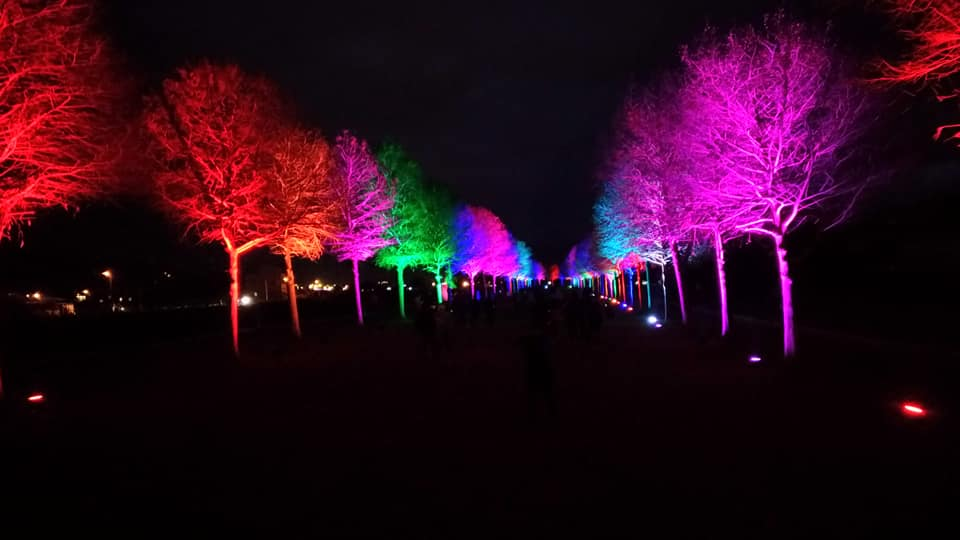
#> input picture 1_1.opencv/img/tree.jpg, 960 x 540 px
$ jupyter execute demo.ipynb   (shell and % lines are left out)
#> lines starting #> are read from the running program, lines starting #| are printed output that depends on the picture
[cell 1]
from IPython.display import Image

### Opencv : 讀取圖片、轉換色彩模式、裁切、縮放

[cell 2]
print("原圖")
Image(filename='img/tree.jpg', width=500)

[cell 3]
import matplotlib.pyplot as plt
import cv2


#利用opencv讀取圖,plt顯示

img1=cv2.imread('img/tree.jpg')#png,jpg,jpeg
#> img1 is the input picture: shape (540, 960, 3); mean B, G, R 26.2, 9.7, 42.4
#print(img1) #像素矩陣，BGR
print('opencv色彩')
plt.imshow(img1)
#> (this line was passed over: IPython is not available in this run)
plt.axis('off')
#> (this line was passed over: IPython is not available in this run)
plt.show()

[cell 4]
print('全彩')
img1a=img1[:,:,::-1] #----->轉RGB
#print(img1a)
plt.imshow(img1a)
#> (this line was passed over: IPython is not available in this run)
plt.axis('off')
#> (this line was passed over: IPython is not available in this run)
plt.show()

[cell 5]
img2=cv2.cvtColor(img1,cv2.COLOR_BGR2RGB)
img3a=cv2.cvtColor(img1a,cv2.COLOR_RGB2GRAY) #----->較BGR2GRAY清楚
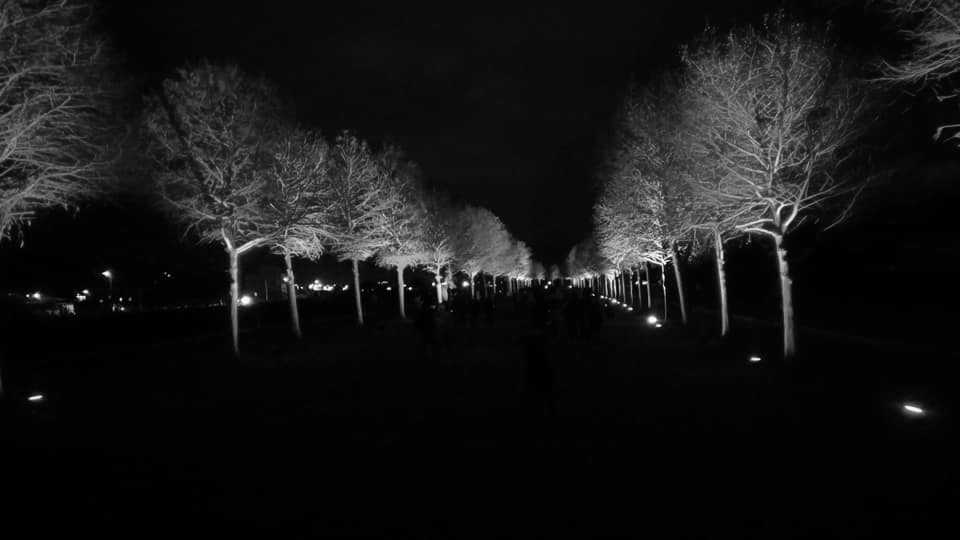
#> img3a: shape (540, 960); min 0, max 255, mean 21.3
img3=cv2.cvtColor(img1a,cv2.COLOR_BGR2GRAY)
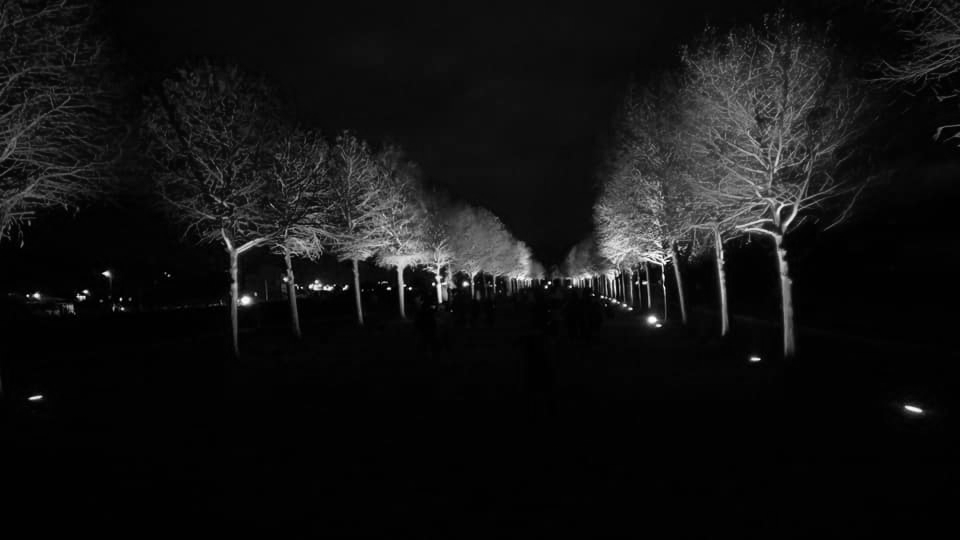
#> img3: shape (540, 960); min 0, max 255, mean 18.4

print('轉換為RGB')
plt.imshow(img2)
#> (this line was passed over: IPython is not available in this run)
plt.axis('off')
#> (this line was passed over: IPython is not available in this run)
plt.show()

print('轉換為灰階')
plt.imshow(img3a,cmap='gray')
#> (this line was passed over: IPython is not available in this run)
plt.axis('off')
plt.show()

plt.imshow(img3,cmap='gray')
plt.axis('off')
plt.show()
#print(img3)
